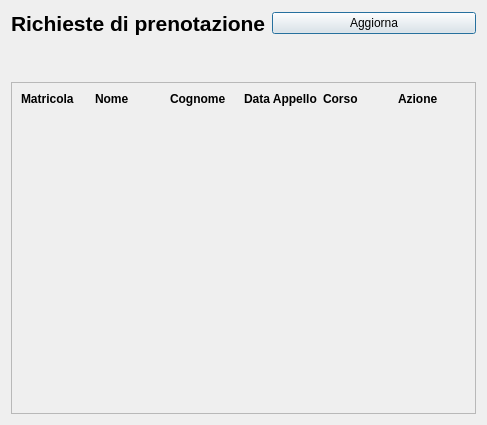
<?xml version="1.0" encoding="UTF-8"?>
<ui version="4.0">
 <class>InoltraPrenotazione</class>
 <widget class="QDialog" name="InoltraPrenotazione">
  <property name="geometry">
   <rect>
    <x>0</x>
    <y>0</y>
    <width>487</width>
    <height>425</height>
   </rect>
  </property>
  <property name="windowTitle">
   <string>StudiSync - Segreteria Incoltra Prenotazione</string>
  </property>
  <layout class="QVBoxLayout" name="verticalLayout">
   <item>
    <layout class="QHBoxLayout" name="horizontalLayout_3">
     <item>
      <widget class="QLabel" name="label_8">
       <property name="font">
        <font>
         <pointsize>16</pointsize>
         <weight>75</weight>
         <bold>true</bold>
        </font>
       </property>
       <property name="styleSheet">
        <string notr="true">text-align:center</string>
       </property>
       <property name="text">
        <string>Richieste di prenotazione</string>
       </property>
      </widget>
     </item>
     <item>
      <widget class="QPushButton" name="AggiornaButton">
       <property name="text">
        <string>Aggiorna</string>
       </property>
      </widget>
     </item>
    </layout>
   </item>
   <item>
    <spacer name="verticalSpacer_2">
     <property name="orientation">
      <enum>Qt::Vertical</enum>
     </property>
     <property name="sizeType">
      <enum>QSizePolicy::Preferred</enum>
     </property>
     <property name="sizeHint" stdset="0">
      <size>
       <width>20</width>
       <height>40</height>
      </size>
     </property>
    </spacer>
   </item>
   <item>
    <widget class="QScrollArea" name="scrollArea">
     <property name="widgetResizable">
      <bool>true</bool>
     </property>
     <widget class="QWidget" name="scrollAreaWidgetContents_2">
      <property name="geometry">
       <rect>
        <x>0</x>
        <y>0</y>
        <width>467</width>
        <height>326</height>
       </rect>
      </property>
      <layout class="QVBoxLayout" name="verticalLayout_3">
       <item>
        <layout class="QHBoxLayout" name="horizontalLayout_4">
         <item>
          <widget class="QLabel" name="label_9">
           <property name="font">
            <font>
             <weight>75</weight>
             <bold>true</bold>
            </font>
           </property>
           <property name="text">
            <string>Matricola</string>
           </property>
          </widget>
         </item>
         <item>
          <widget class="QLabel" name="label_11">
           <property name="font">
            <font>
             <weight>75</weight>
             <bold>true</bold>
            </font>
           </property>
           <property name="text">
            <string>Nome</string>
           </property>
          </widget>
         </item>
         <item>
          <widget class="QLabel" name="label_12">
           <property name="font">
            <font>
             <weight>75</weight>
             <bold>true</bold>
            </font>
           </property>
           <property name="text">
            <string>Cognome</string>
           </property>
          </widget>
         </item>
         <item>
          <widget class="QLabel" name="label_13">
           <property name="font">
            <font>
             <weight>75</weight>
             <bold>true</bold>
            </font>
           </property>
           <property name="text">
            <string>Data Appello</string>
           </property>
          </widget>
         </item>
         <item>
          <widget class="QLabel" name="label">
           <property name="font">
            <font>
             <weight>75</weight>
             <bold>true</bold>
            </font>
           </property>
           <property name="text">
            <string>Corso</string>
           </property>
          </widget>
         </item>
         <item>
          <widget class="QLabel" name="label_14">
           <property name="font">
            <font>
             <weight>75</weight>
             <bold>true</bold>
            </font>
           </property>
           <property name="text">
            <string>Azione</string>
           </property>
          </widget>
         </item>
        </layout>
       </item>
       <item>
        <layout class="QVBoxLayout" name="TableView"/>
       </item>
       <item>
        <spacer name="verticalSpacer_3">
         <property name="orientation">
          <enum>Qt::Vertical</enum>
         </property>
         <property name="sizeHint" stdset="0">
          <size>
           <width>20</width>
           <height>40</height>
          </size>
         </property>
        </spacer>
       </item>
      </layout>
     </widget>
    </widget>
   </item>
  </layout>
 </widget>
 <resources/>
 <connections/>
</ui>
